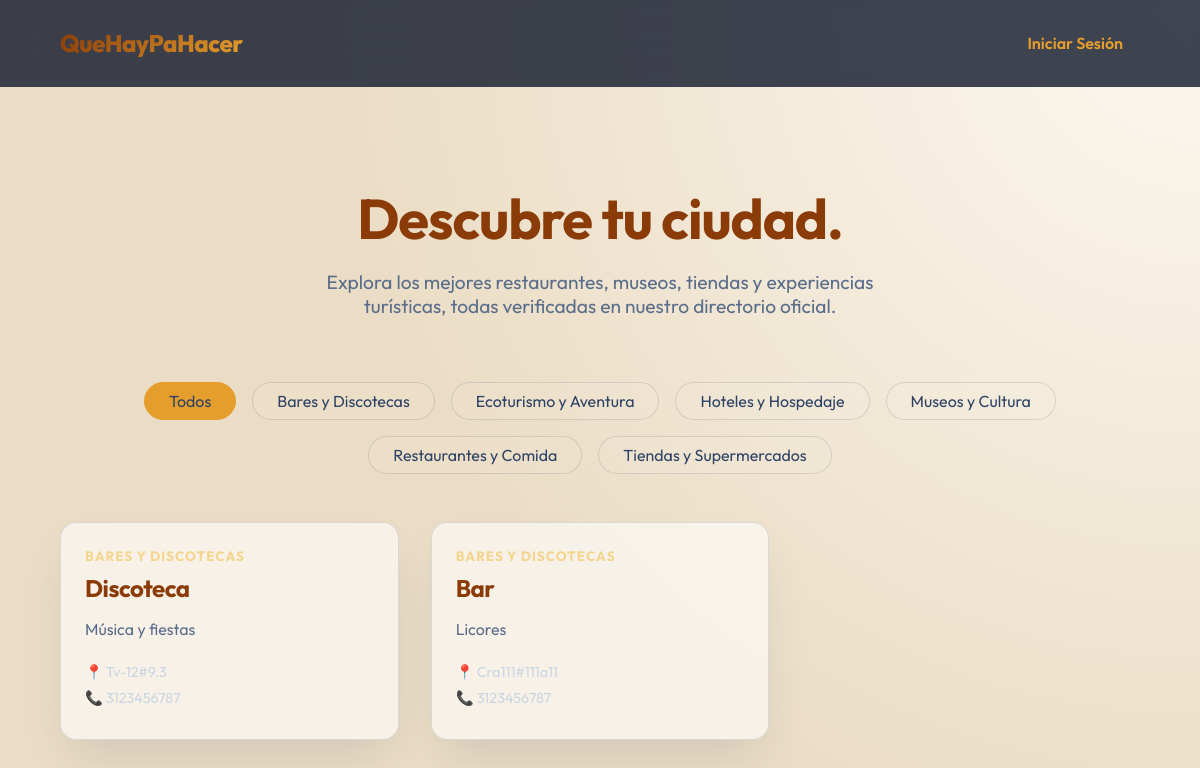
The page / on the database its author committed.
### tables this page shows
CREATE TABLE `categorias` (
  `id_categoria` int(11) NOT NULL AUTO_INCREMENT,
  `nombre` varchar(100) NOT NULL,
  `tipo` enum('Comercio','Turismo') NOT NULL,
  `descripcion` text DEFAULT NULL,
  PRIMARY KEY (`id_categoria`)
);

CREATE TABLE `comercios` (
  `id_comercio` int(11) NOT NULL AUTO_INCREMENT,
  `nombre` varchar(150) NOT NULL,
  `descripcion` text DEFAULT NULL,
  `direccion` varchar(255) NOT NULL,
  `telefono` varchar(20) DEFAULT NULL,
  `id_usuario_propietario` int(11) NOT NULL,
  `id_categoria` int(11) NOT NULL,
  `estado` enum('Pendiente','Aprobado','Rechazado') DEFAULT 'Pendiente',
  `fecha_creacion` datetime DEFAULT current_timestamp(),
  PRIMARY KEY (`id_comercio`),
  KEY `id_usuario_propietario` (`id_usuario_propietario`),
  KEY `id_categoria` (`id_categoria`),
  CONSTRAINT `comercios_ibfk_1` FOREIGN KEY (`id_usuario_propietario`) REFERENCES `usuarios` (`id_usuario`) ON DELETE CASCADE,
  CONSTRAINT `comercios_ibfk_2` FOREIGN KEY (`id_categoria`) REFERENCES `categorias` (`id_categoria`)
);

### index.php (the view, shortened to what this page needs)
<?php
require 'includes/db.php';
$categorias = [];
try {
    $stmt = $pdo->query("SELECT id_categoria, nombre FROM Categorias ORDER BY nombre");
    $categorias = $stmt->fetchAll();
} catch (Exception $e) {}
$comercios = [];
$filtro_cat = isset($_GET['categoria']) ? intval($_GET['categoria']) : 0;
try {
    $sql = "SELECT c.id_comercio, c.nombre, c.descripcion, c.direccion, c.telefono, cat.nombre as categoria
            FROM Comercios c
            JOIN Categorias cat ON c.id_categoria = cat.id_categoria
            WHERE c.estado = 'Aprobado'";
    $sql .= " ORDER BY c.fecha_creacion DESC";
    $stmt = $pdo->prepare($sql);
    $stmt->execute();
    $comercios = $stmt->fetchAll();
} catch (Exception $e) {}
?>
<!DOCTYPE html>
<html lang="es">
<head>
    <link rel="stylesheet" href="assets/css/styles.css">
</head>
<body>
    <nav class="public-nav">
        <h2 class="auth-logo" style="margin:0; font-size: 1.5rem;">QueHayPaHacer</h2>
        <div>
            <a href="login.php" class="btn" style="border: 1px solid var(--border-color); padding: 0.5rem 1rem;">Iniciar Sesión</a>
        </div>
    </nav>
    <div class="container fade-in-up">
        <div class="hero">
            <h1>Descubre tu ciudad.</h1>
            <p>Explora los mejores restaurantes, museos, tiendas y experiencias turísticas, todas verificadas en nuestro directorio oficial.</p>
        </div>
        <div class="filters">
            <a href="index.php" class="filter-btn <?php echo ($filtro_cat == 0) ? 'active' : ''; ?>">Todos</a>
            <?php foreach ($categorias as $cat): ?>
                <a href="index.php?categoria=<?php echo $cat->id_categoria; ?>"
                   class="filter-btn <?php echo ($filtro_cat == $cat->id_categoria) ? 'active' : ''; ?>">
                    <?php echo htmlspecialchars($cat->nombre); ?>
                </a>
            <?php endforeach; ?>
        </div>
        <div class="grid">
            <?php if (count($comercios) > 0): ?>
                <?php foreach ($comercios as $c): ?>
                    <div class="glass-panel card">
                        <div class="card-cat"><?php echo htmlspecialchars($c->categoria); ?></div>
                        <h3 class="card-title"><?php echo htmlspecialchars($c->nombre); ?></h3>
                        <p class="card-desc"><?php echo htmlspecialchars($c->descripcion ? $c->descripcion : 'Sin descripción disponible.'); ?></p>
                        <div class="card-meta">
                            📍 <?php echo htmlspecialchars($c->direccion); ?>
                        </div>
                        <?php if ($c->telefono): ?>
                        <div class="card-meta">
                            📞 <?php echo htmlspecialchars($c->telefono); ?>
                        </div>
                        <?php endif; ?>
                    </div>
                <?php endforeach; ?>
            <?php else: ?>
                <div style="grid-column: 1 / -1; text-align: center; padding: 4rem 0;">
                    <h3 style="color: var(--text-muted);">No hay establecimientos en esta categoría por el momento.</h3>
                </div>
            <?php endif; ?>
        </div>
    </div>
</body>
</html>

### assets/css/styles.css (style rules this page uses)
:root { --primary-color: #E59D2C; --primary-hover: #CC8A24; --secondary-color: #F3D58D; --accent-color: #F59E0B; --bg-main: #EBDDC5; --bg-card: rgba(255, 255, 255, 0.6); --text-main: #2E4365; --text-muted: #5A6D8A; --border-color: rgba(46, 67, 101, 0.15); --glass-blur: blur(16px); --border-radius: 16px; --transition: all 0.3s ease; }
* { margin: 0; padding: 0; box-sizing: border-box; font-family: 'Outfit', sans-serif; }
body { background-color: var(--bg-main); color: var(--text-main); min-height: 100vh; display: flex; flex-direction: column; background: radial-gradient(circle at top right, #fcf8f0, var(--bg-main) 60%); background-attachment: fixed; }
h1, h2, h3, h4 { font-weight: 700; letter-spacing: -0.02em; color: #8A3B08; }
a { color: var(--primary-color); text-decoration: none; transition: var(--transition); }
.glass-panel { background: var(--bg-card); backdrop-filter: var(--glass-blur); -webkit-backdrop-filter: var(--glass-blur); border: 1px solid var(--border-color); border-radius: var(--border-radius); box-shadow: 0 25px 50px -12px rgba(46, 67, 101, 0.15); }
.btn { display: inline-flex; align-items: center; justify-content: center; padding: 0.75rem 1.5rem; font-weight: 600; border-radius: 8px; border: none; cursor: pointer; transition: var(--transition); font-size: 1rem; }
.auth-logo { font-size: 2.5rem; font-weight: 800; margin-bottom: 0.5rem; background: linear-gradient(135deg, #8A3B08, #E59D2C); -webkit-background-clip: text; -webkit-text-fill-color: transparent; }
.fade-in-up { animation: fadeInUp 0.6s ease-out forwards; }

### index.php (style rules this page uses)
.public-nav { display: flex; justify-content: space-between; align-items: center; padding: 1.5rem 5%; background: rgba(15, 23, 42, 0.8); backdrop-filter: var(--glass-blur); border-bottom: 1px solid var(--border-color); position: sticky; top: 0; z-index: 100; }
.container { max-width: 1200px; margin: 0 auto; padding: 2rem 5%; }
.hero { text-align: center; margin: 4rem 0; }
.hero h1 { font-size: 3.5rem; margin-bottom: 1rem; }
.hero p { font-size: 1.2rem; color: var(--text-muted); max-width: 600px; margin: 0 auto 2rem; }
.filters { display: flex; justify-content: center; gap: 1rem; margin-bottom: 3rem; flex-wrap: wrap; }
.filter-btn { padding: 0.5rem 1.5rem; border-radius: 999px; border: 1px solid var(--border-color); background: rgba(255,255,255,0.05); color: var(--text-main); cursor: pointer; transition: var(--transition); }
.filter-btn:hover, .filter-btn.active { background: var(--primary-color); border-color: var(--primary-color); }
.grid { display: grid; grid-template-columns: repeat(auto-fill, minmax(300px, 1fr)); gap: 2rem; }
.card { padding: 1.5rem; display: flex; flex-direction: column; transition: transform 0.3s ease; }
.card-cat { color: var(--secondary-color); font-size: 0.85rem; font-weight: 700; text-transform: uppercase; letter-spacing: 1px; margin-bottom: 0.5rem; }
.card-title { font-size: 1.5rem; margin-bottom: 1rem; }
.card-desc { color: var(--text-muted); margin-bottom: 1.5rem; flex-grow: 1; }
.card-meta { font-size: 0.9rem; color: #cbd5e1; display: flex; align-items: center; margin-bottom: 0.5rem; }

### rows shown on the page
categorias: nombre "Bares y Discotecas"
categorias: nombre "Ecoturismo y Aventura"
categorias: nombre "Hoteles y Hospedaje"
categorias: nombre "Museos y Cultura"
categorias: nombre "Restaurantes y Comida"
categorias: nombre "Tiendas y Supermercados"
comercios: id_categoria.nombre "BARES Y DISCOTECAS", nombre "Discoteca", descripcion "Música y fiestas", direccion "Tv-12#9.3", telefono "3123456787"
comercios: id_categoria.nombre "BARES Y DISCOTECAS", nombre "Bar", descripcion "Licores", direccion "Cra111#111a11", telefono "3123456787"
